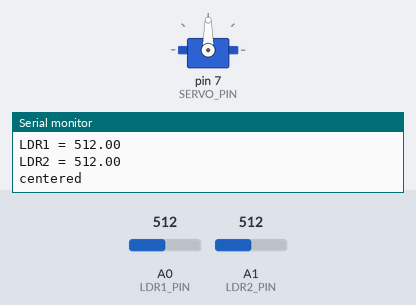
Simulated run of this sketch. Board: Arduino Uno, built with avr-gcc and run on an emulated ATmega328P. Shown: servo, the last lines printed to the serial monitor. The test bench sets the inputs (shaded band); at power-on: A0 (LDR1_PIN) = 512, A1 (LDR2_PIN) = 512.

Above: at 6.2 s.
6.3 s: A0 (LDR1_PIN) set to 104
7.8 s: A0 (LDR1_PIN) set to 91
At 8.41 s:
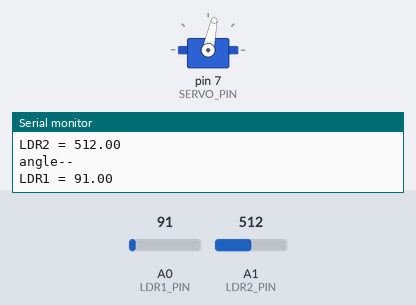
At 9.39 s:
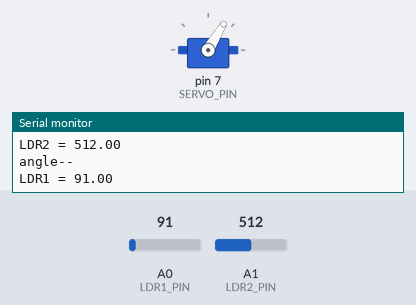
10.8 s: A0 (LDR1_PIN) set to 122
At 10.8 s:
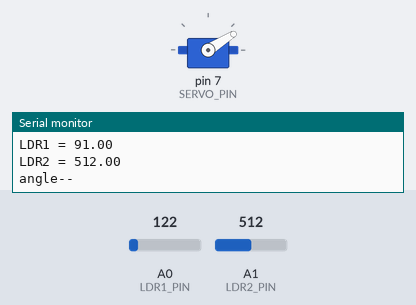
12.3 s: A0 (LDR1_PIN) set to 0
At 14.4 s:
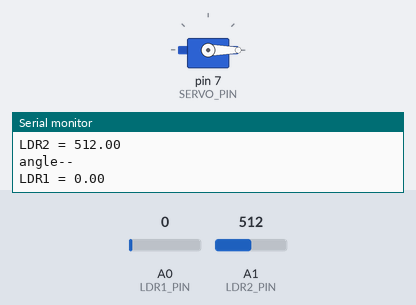
15.3 s: A1 (LDR2_PIN) set to 991
18.3 s: A1 (LDR2_PIN) set to 1013
Timing chart, 0 to 20.8 s (numbered marks = the images above; inputs shaded):
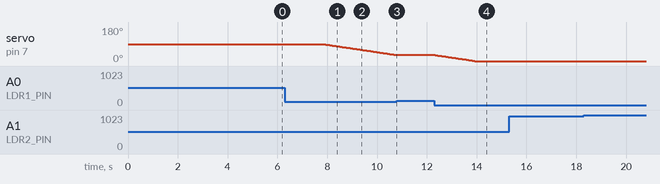

The sketch:

tracker_poo.ino
```cpp
#include <Servo.h>

#define SERVO_PIN 7
#define LDR1_PIN A0
#define LDR2_PIN A1

class Tracker {
  private:
    Servo servo;
    byte servoPin;
    byte ldrLeftPin;
    byte ldrRightPin;

    int angle;
    int speed;
    int lowIntensity;

  public:
    Tracker(byte servoPin, byte ldrLeftPin, byte ldrRightPin, int lowIntensity = 100, int startAngle = 90, int speed = 50)
      : servoPin(servoPin), ldrLeftPin(ldrLeftPin), ldrRightPin(ldrRightPin),
        lowIntensity(lowIntensity), angle(startAngle), speed(speed) {}

    void begin() {
      servo.attach(servoPin);
      pinMode(ldrLeftPin, INPUT);
      pinMode(ldrRightPin, INPUT);
      servo.write(angle);
      delay(5000);
    }

    void update() {
      float LDR1 = analogRead(ldrLeftPin);
      float LDR2 = analogRead(ldrRightPin);

      Serial.print("LDR1 = "); Serial.println(LDR1);
      Serial.print("LDR2 = "); Serial.println(LDR2);

      if (LDR1 > lowIntensity && LDR2 >= lowIntensity) {
        Serial.println("centered");
        delay(100);
      }
      else if (LDR1 >= lowIntensity && LDR2 < lowIntensity) {
        angle++;
        servo.write(angle);
        Serial.println("angle++");
        delay(speed);
      }
      else if (LDR2 >= lowIntensity && LDR1 < lowIntensity) {
        angle--;
        servo.write(angle);
        Serial.println("angle--");
        delay(speed);
      }
      else {
        delay(100);
      }
    }
};

Tracker tracker(SERVO_PIN, LDR1_PIN, LDR2_PIN);

void setup() {
  Serial.begin(9600);
  tracker.begin();
}

void loop() {
  tracker.update();
}
```

Measured:
- the behaviour switches between 100 and 99 on A0 (LDR1_PIN) (found by bisection; images 0 and 1)
- after the input at 7.8 s, servo on pin 7 (SERVO_PIN): moves from 90° to 32° over 2.9 s, starting at once
- after the input at 10.8 s, servo on pin 7 (SERVO_PIN): stays 32° (without the input it goes to 31° after 0.02 s)
- after the input at 12.3 s, servo on pin 7 (SERVO_PIN): moves from 32° to 0° over 1.6 s, starting at once
